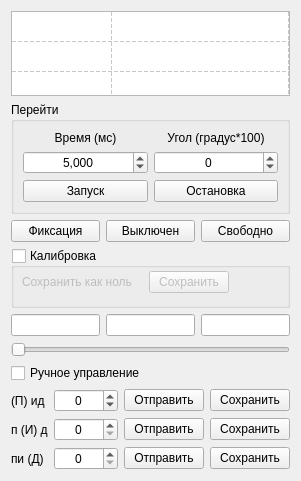
<?xml version="1.0" encoding="UTF-8"?>
<ui version="4.0">
 <class>MotorsControlW</class>
 <widget class="QWidget" name="MotorsControlW">
  <property name="geometry">
   <rect>
    <x>0</x>
    <y>0</y>
    <width>277</width>
    <height>481</height>
   </rect>
  </property>
  <property name="sizePolicy">
   <sizepolicy hsizetype="Ignored" vsizetype="Fixed">
    <horstretch>0</horstretch>
    <verstretch>0</verstretch>
   </sizepolicy>
  </property>
  <property name="minimumSize">
   <size>
    <width>0</width>
    <height>0</height>
   </size>
  </property>
  <property name="maximumSize">
   <size>
    <width>277</width>
    <height>16777215</height>
   </size>
  </property>
  <property name="windowTitle">
   <string>Form</string>
  </property>
  <layout class="QGridLayout" name="gridLayout_2">
   <item row="0" column="0">
    <widget class="QTableWidget" name="tableWidget">
     <property name="sizePolicy">
      <sizepolicy hsizetype="Expanding" vsizetype="Fixed">
       <horstretch>0</horstretch>
       <verstretch>0</verstretch>
      </sizepolicy>
     </property>
     <property name="minimumSize">
      <size>
       <width>200</width>
       <height>85</height>
      </size>
     </property>
     <property name="maximumSize">
      <size>
       <width>280</width>
       <height>85</height>
      </size>
     </property>
     <property name="verticalScrollBarPolicy">
      <enum>Qt::ScrollBarAlwaysOff</enum>
     </property>
     <property name="horizontalScrollBarPolicy">
      <enum>Qt::ScrollBarAlwaysOff</enum>
     </property>
     <property name="tabKeyNavigation">
      <bool>false</bool>
     </property>
     <property name="showDropIndicator" stdset="0">
      <bool>false</bool>
     </property>
     <property name="dragDropOverwriteMode">
      <bool>false</bool>
     </property>
     <property name="selectionMode">
      <enum>QAbstractItemView::NoSelection</enum>
     </property>
     <property name="selectionBehavior">
      <enum>QAbstractItemView::SelectRows</enum>
     </property>
     <property name="gridStyle">
      <enum>Qt::DashLine</enum>
     </property>
     <property name="wordWrap">
      <bool>false</bool>
     </property>
     <property name="rowCount">
      <number>4</number>
     </property>
     <property name="columnCount">
      <number>2</number>
     </property>
     <attribute name="horizontalHeaderVisible">
      <bool>false</bool>
     </attribute>
     <attribute name="horizontalHeaderHighlightSections">
      <bool>false</bool>
     </attribute>
     <attribute name="horizontalHeaderStretchLastSection">
      <bool>true</bool>
     </attribute>
     <attribute name="verticalHeaderVisible">
      <bool>false</bool>
     </attribute>
     <attribute name="verticalHeaderHighlightSections">
      <bool>false</bool>
     </attribute>
     <attribute name="verticalHeaderStretchLastSection">
      <bool>true</bool>
     </attribute>
     <row/>
     <row/>
     <row/>
     <row/>
     <column/>
     <column/>
    </widget>
   </item>
   <item row="2" column="0">
    <layout class="QHBoxLayout" name="horizontalLayout_2">
     <item>
      <widget class="QPushButton" name="ButtonSTOP">
       <property name="text">
        <string>Фиксация</string>
       </property>
       <property name="checkable">
        <bool>false</bool>
       </property>
      </widget>
     </item>
     <item>
      <widget class="QPushButton" name="ButtonBRAKE">
       <property name="text">
        <string>Выключен</string>
       </property>
      </widget>
     </item>
     <item>
      <widget class="QPushButton" name="ButtonRELAX">
       <property name="text">
        <string>Свободно</string>
       </property>
      </widget>
     </item>
    </layout>
   </item>
   <item row="4" column="0">
    <layout class="QHBoxLayout" name="horizontalLayout_3">
     <property name="sizeConstraint">
      <enum>QLayout::SetDefaultConstraint</enum>
     </property>
     <item>
      <widget class="QLineEdit" name="lineMinAngle">
       <property name="alignment">
        <set>Qt::AlignCenter</set>
       </property>
       <property name="readOnly">
        <bool>true</bool>
       </property>
      </widget>
     </item>
     <item>
      <widget class="QLineEdit" name="lineCurrentAngle">
       <property name="alignment">
        <set>Qt::AlignCenter</set>
       </property>
       <property name="readOnly">
        <bool>true</bool>
       </property>
      </widget>
     </item>
     <item>
      <widget class="QLineEdit" name="lineMaxAngle">
       <property name="alignment">
        <set>Qt::AlignCenter</set>
       </property>
       <property name="readOnly">
        <bool>true</bool>
       </property>
      </widget>
     </item>
    </layout>
   </item>
   <item row="3" column="0">
    <layout class="QVBoxLayout" name="verticalLayout_2">
     <property name="sizeConstraint">
      <enum>QLayout::SetNoConstraint</enum>
     </property>
     <item>
      <widget class="QGroupBox" name="groupBoxCalibration">
       <property name="enabled">
        <bool>true</bool>
       </property>
       <property name="sizePolicy">
        <sizepolicy hsizetype="Preferred" vsizetype="Expanding">
         <horstretch>0</horstretch>
         <verstretch>0</verstretch>
        </sizepolicy>
       </property>
       <property name="minimumSize">
        <size>
         <width>0</width>
         <height>60</height>
        </size>
       </property>
       <property name="title">
        <string>Калибровка</string>
       </property>
       <property name="checkable">
        <bool>true</bool>
       </property>
       <property name="checked">
        <bool>false</bool>
       </property>
       <widget class="QWidget" name="layoutWidget">
        <property name="geometry">
         <rect>
          <x>10</x>
          <y>20</y>
          <width>211</width>
          <height>28</height>
         </rect>
        </property>
        <layout class="QHBoxLayout" name="horizontalLayout">
         <property name="sizeConstraint">
          <enum>QLayout::SetNoConstraint</enum>
         </property>
         <item>
          <widget class="QLabel" name="label_10">
           <property name="sizePolicy">
            <sizepolicy hsizetype="Fixed" vsizetype="Fixed">
             <horstretch>0</horstretch>
             <verstretch>0</verstretch>
            </sizepolicy>
           </property>
           <property name="minimumSize">
            <size>
             <width>120</width>
             <height>0</height>
            </size>
           </property>
           <property name="text">
            <string>&lt;html&gt;&lt;head/&gt;&lt;body&gt;&lt;p align=&quot;justify&quot;&gt;Сохранить как ноль&lt;/p&gt;&lt;/body&gt;&lt;/html&gt;</string>
           </property>
           <property name="scaledContents">
            <bool>false</bool>
           </property>
           <property name="alignment">
            <set>Qt::AlignLeading|Qt::AlignLeft|Qt::AlignTop</set>
           </property>
           <property name="wordWrap">
            <bool>true</bool>
           </property>
          </widget>
         </item>
         <item>
          <widget class="QPushButton" name="ButtonSaveZero">
           <property name="sizePolicy">
            <sizepolicy hsizetype="Fixed" vsizetype="Fixed">
             <horstretch>0</horstretch>
             <verstretch>0</verstretch>
            </sizepolicy>
           </property>
           <property name="text">
            <string>Сохранить</string>
           </property>
          </widget>
         </item>
        </layout>
       </widget>
      </widget>
     </item>
    </layout>
   </item>
   <item row="5" column="0">
    <layout class="QVBoxLayout" name="verticalLayout_3">
     <item>
      <widget class="QSlider" name="SliderAngle">
       <property name="orientation">
        <enum>Qt::Horizontal</enum>
       </property>
      </widget>
     </item>
     <item>
      <widget class="QCheckBox" name="checkBoxTrace">
       <property name="text">
        <string>Ручное управление</string>
       </property>
      </widget>
     </item>
    </layout>
   </item>
   <item row="6" column="0">
    <layout class="QGridLayout" name="gridLayout_5">
     <item row="0" column="0">
      <widget class="QLabel" name="label_11">
       <property name="text">
        <string>(П) ид</string>
       </property>
      </widget>
     </item>
     <item row="0" column="1">
      <widget class="QSpinBox" name="spinStiff">
       <property name="alignment">
        <set>Qt::AlignCenter</set>
       </property>
       <property name="showGroupSeparator" stdset="0">
        <bool>true</bool>
       </property>
       <property name="minimum">
        <number>-1000</number>
       </property>
       <property name="maximum">
        <number>2000</number>
       </property>
       <property name="singleStep">
        <number>10</number>
       </property>
      </widget>
     </item>
     <item row="0" column="2">
      <widget class="QPushButton" name="ButtonStiffWrite">
       <property name="text">
        <string>Отправить</string>
       </property>
      </widget>
     </item>
     <item row="0" column="3">
      <widget class="QPushButton" name="ButtonStiffSave">
       <property name="text">
        <string>Сохранить</string>
       </property>
      </widget>
     </item>
     <item row="1" column="0">
      <widget class="QLabel" name="label_12">
       <property name="text">
        <string>п (И) д</string>
       </property>
      </widget>
     </item>
     <item row="1" column="1">
      <widget class="QSpinBox" name="spinDump">
       <property name="alignment">
        <set>Qt::AlignCenter</set>
       </property>
       <property name="showGroupSeparator" stdset="0">
        <bool>true</bool>
       </property>
       <property name="maximum">
        <number>10000</number>
       </property>
       <property name="singleStep">
        <number>10</number>
       </property>
      </widget>
     </item>
     <item row="1" column="2">
      <widget class="QPushButton" name="ButtonDumpWrite">
       <property name="text">
        <string>Отправить</string>
       </property>
      </widget>
     </item>
     <item row="1" column="3">
      <widget class="QPushButton" name="ButtonDumpSave">
       <property name="text">
        <string>Сохранить</string>
       </property>
      </widget>
     </item>
     <item row="2" column="0">
      <widget class="QLabel" name="label_14">
       <property name="text">
        <string>пи (Д)</string>
       </property>
      </widget>
     </item>
     <item row="2" column="1">
      <widget class="QSpinBox" name="spinTorque">
       <property name="alignment">
        <set>Qt::AlignCenter</set>
       </property>
       <property name="showGroupSeparator" stdset="0">
        <bool>true</bool>
       </property>
       <property name="maximum">
        <number>10000</number>
       </property>
       <property name="singleStep">
        <number>10</number>
       </property>
      </widget>
     </item>
     <item row="2" column="2">
      <widget class="QPushButton" name="ButtonTorqueWrite">
       <property name="text">
        <string>Отправить</string>
       </property>
      </widget>
     </item>
     <item row="2" column="3">
      <widget class="QPushButton" name="ButtonTorqueSave">
       <property name="text">
        <string>Сохранить</string>
       </property>
      </widget>
     </item>
    </layout>
   </item>
   <item row="1" column="0">
    <widget class="QGroupBox" name="groupBox">
     <property name="title">
      <string>Перейти</string>
     </property>
     <layout class="QVBoxLayout" name="verticalLayout_4">
      <item>
       <layout class="QGridLayout" name="gridLayout_4">
        <item row="0" column="0">
         <widget class="QLabel" name="label_7">
          <property name="text">
           <string>Время (мс)</string>
          </property>
          <property name="alignment">
           <set>Qt::AlignCenter</set>
          </property>
         </widget>
        </item>
        <item row="0" column="1">
         <widget class="QLabel" name="label_13">
          <property name="text">
           <string>Угол (градус*100)</string>
          </property>
          <property name="alignment">
           <set>Qt::AlignCenter</set>
          </property>
         </widget>
        </item>
        <item row="1" column="0">
         <widget class="QSpinBox" name="spinTimeToGo">
          <property name="wrapping">
           <bool>false</bool>
          </property>
          <property name="frame">
           <bool>true</bool>
          </property>
          <property name="alignment">
           <set>Qt::AlignCenter</set>
          </property>
          <property name="accelerated">
           <bool>false</bool>
          </property>
          <property name="showGroupSeparator" stdset="0">
           <bool>true</bool>
          </property>
          <property name="maximum">
           <number>10000</number>
          </property>
          <property name="singleStep">
           <number>100</number>
          </property>
          <property name="value">
           <number>5000</number>
          </property>
         </widget>
        </item>
        <item row="1" column="1">
         <widget class="QSpinBox" name="spinPosToGo">
          <property name="alignment">
           <set>Qt::AlignCenter</set>
          </property>
          <property name="showGroupSeparator" stdset="0">
           <bool>true</bool>
          </property>
          <property name="minimum">
           <number>-10000</number>
          </property>
          <property name="maximum">
           <number>10000</number>
          </property>
          <property name="singleStep">
           <number>100</number>
          </property>
         </widget>
        </item>
        <item row="2" column="0">
         <widget class="QPushButton" name="ButtonGoToPos">
          <property name="text">
           <string>Запуск</string>
          </property>
         </widget>
        </item>
        <item row="2" column="1">
         <widget class="QPushButton" name="ButtonStopGoToPos">
          <property name="text">
           <string>Остановка</string>
          </property>
         </widget>
        </item>
       </layout>
      </item>
     </layout>
    </widget>
   </item>
  </layout>
 </widget>
 <resources/>
 <connections/>
</ui>
